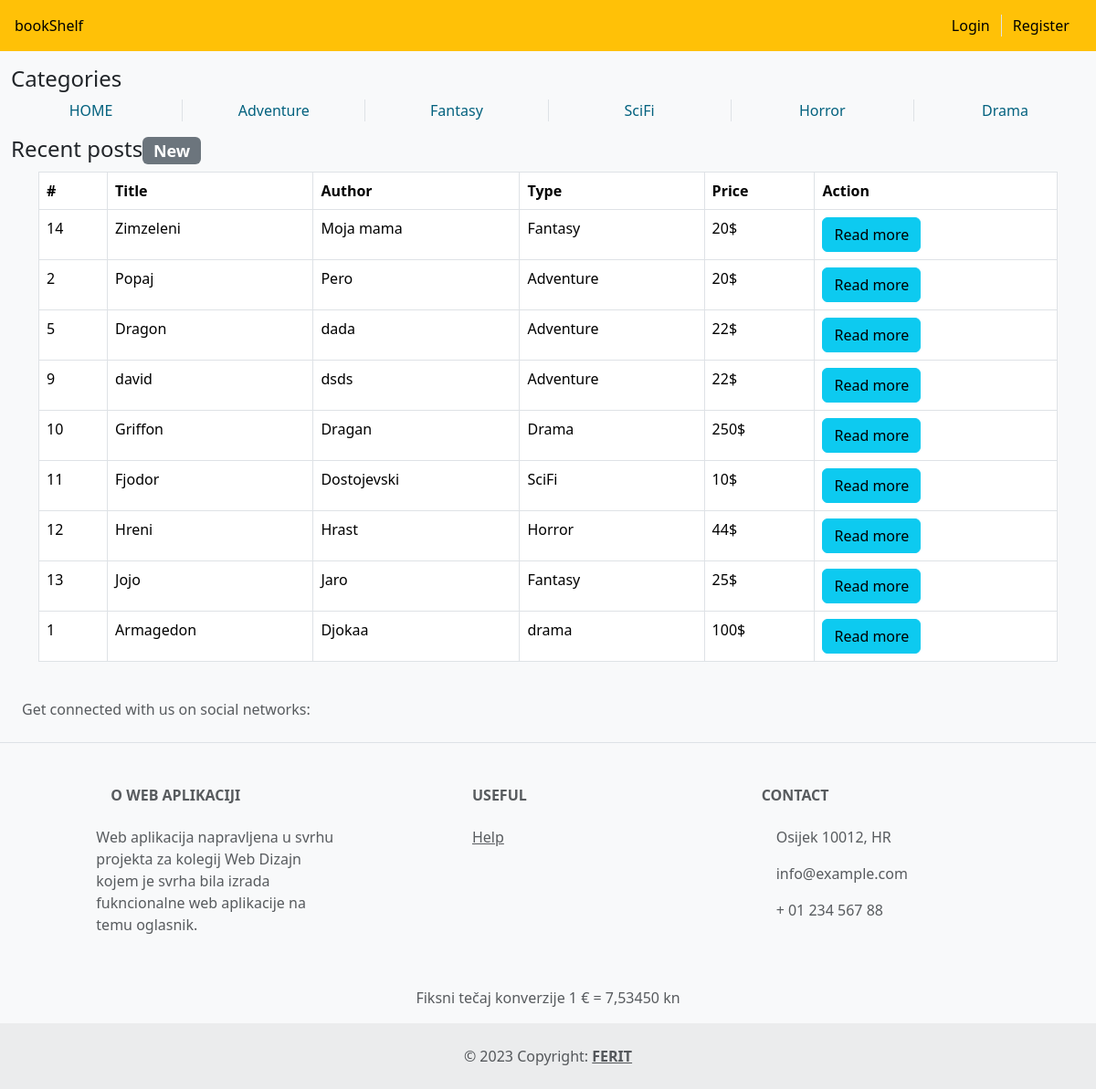
The app's page /oglasnik/index.php with its own data.
### tables this page shows
CREATE TABLE `books` (
  `id` int(11) NOT NULL,
  `title` varchar(128) NOT NULL,
  `author` varchar(128) NOT NULL,
  `type` varchar(50) NOT NULL,
  `description` text NOT NULL,
  `price` int(50) NOT NULL,
  `pub_date` date NOT NULL DEFAULT current_timestamp(),
  `creator` varchar(128) NOT NULL,
  `contact` text NOT NULL
);

### oglasnik/index.php (the view, shortened to what this page needs)
<!DOCTYPE html>
<html lang="en">
<head>
  <link href="https://cdn.jsdelivr.net/npm/bootstrap@5.3.2/dist/css/bootstrap.min.css" rel="stylesheet">
  <link rel="stylesheet" href="style.css">
</head>
<body class="bg-light">
  <header>
    <div class="row bg-warning p-3">
      <div class="col" id="oglasnikLink">
        <a href="index.php">bookShelf</a>
      </div>
      <div class="col"></div>
      <div class="col"></div>
      <div class="col"></div>
      <div class="col"></div>
      <div class="col"></div>
      <div class="col"></div>
      <div class="col"></div>
      <div class="col"></div>
      <div class="col"></div>
      <div class="text-md-end col border-end" id="loginLink">
        <a href="login.php">Login</a>
      </div>
      <div class="text-md-start col" id="registerLink">
        <a href="registration.php">Register</a>
      </div>
    </div>
  </header>
  <main class="">
    <article class="container-fluid pt-3">
      <h4 class="">Categories</h4>
      <section class="row text-md-center" id="categoryLinks">
        <a class="col border-end" href="index.php">HOME</a>
        <a class="col border-end" href="adventurePage.php">Adventure</a>
        <a class="col border-end" href="fantasyPage.php">Fantasy</a>
        <a class="col border-end"  href="sciFiPage.php">SciFi</a>
        <a class="col border-end" href="horrorPage.php">Horror</a>
        <a class="col" href="dramaPage.php">Drama</a>
      </section>
    </article>
  <h4 class="mt-3 container-fluid">Recent posts<span class="badge bg-secondary">New</span></h4>
  <div class="container">
    <table class="table table-bordered">
        <thead>
            <tr>
                <th>#</th>
                <th>Title</th>
                <th>Author</th>
                <th>Type</th>
                <th>Price</th>
                <th>Action</th>
            </tr>
        </thead>
        <tbody>
            <?php
            include("connectBookDB.php");
            $sql = "SELECT * FROM books ORDER BY pub_date DESC";
            $result = mysqli_query($conn, $sql);
            while($row = mysqli_fetch_array($result)){
            ?>
                <tr>
                    <td><?php echo $row["id"] ?></td>
                    <td><?php echo $row["title"] ?></td>
                    <td><?php echo $row["author"] ?></td>
                    <td><?php echo $row["type"] ?></td>
                    <td><?php echo $row["price"] ?>$</td>
                    <td>
                        <a href="viewBook.php?id=<?php echo $row["id"]; ?>" class="btn btn-info">Read more</a>
                    </td>
                </tr>
            <?php
                }
            ?>
        </tbody>
    </table>
  </div>
  </main>
  <footer class="text-center text-lg-start bg-light text-muted">
    <section class="d-flex justify-content-center justify-content-lg-between p-4 border-bottom">
      <div class="me-5 d-none d-lg-block">
        <span>Get connected with us on social networks:</span>
      </div>
      <div>
      </div>
    </section>
    <section class="">
      <div class="container text-center text-md-start mt-5">
        <div class="row mt-3">
          <div class="col-md-3 col-lg-4 col-xl-3 mx-auto mb-4">
            <h6 class="text-uppercase fw-bold mb-4">
              <i class="fas fa-gem me-3"></i>O web aplikaciji
            </h6>
            <p>
              Web aplikacija napravljena u svrhu projekta za kolegij Web Dizajn kojem je svrha bila izrada fukncionalne web aplikacije na temu oglasnik.
            </p>
          </div>
          <div class="col-md-3 col-lg-2 col-xl-2 mx-auto mb-4">
            <h6 class="text-uppercase fw-bold mb-4">
              Useful
            </h6>
            <p>
              <a href="#!" class="text-reset">Help</a>
            </p>
          </div>
          <div class="col-md-4 col-lg-3 col-xl-3 mx-auto mb-md-0 mb-4">
            <h6 class="text-uppercase fw-bold mb-4">Contact</h6>
            <p><i class="fas fa-home me-3"></i> Osijek 10012, HR</p>
            <p>
              info@example.com
            </p>
            <p><i class="fas fa-phone me-3"></i> + 01 234 567 88</p>
          </div>
        </div>
        <p>
          <p class="text-center">Fiksni tečaj konverzije 1 € = 7,53450 kn</p>
        </p>
      </div>
    </section>
    <div class="text-center p-4" style="background-color: rgba(0, 0, 0, 0.05);">
      © 2023 Copyright:
      <a class="text-reset fw-bold" href="https://www.ferit.unios.hr/">FERIT</a>
    </div>
  </footer>
</body>
</html>

### records on screen
books: id "14", title "Zimzeleni", author "Moja mama", type "Fantasy", price "20"
books: id "2", title "Popaj", author "Pero", type "Adventure", price "20"
books: id "5", title "Dragon", author "dada", type "Adventure", price "22"
books: id "9", title "david", author "dsds", type "Adventure", price "22"
books: id "10", title "Griffon", author "Dragan", type "Drama", price "250"
books: id "11", title "Fjodor", author "Dostojevski", type "SciFi", price "10"
books: id "12", title "Hreni", author "Hrast", type "Horror", price "44"
books: id "13", title "Jojo", author "Jaro", type "Fantasy", price "25"
books: id "1", title "Armagedon", author "Djokaa", type "drama", price "100"
